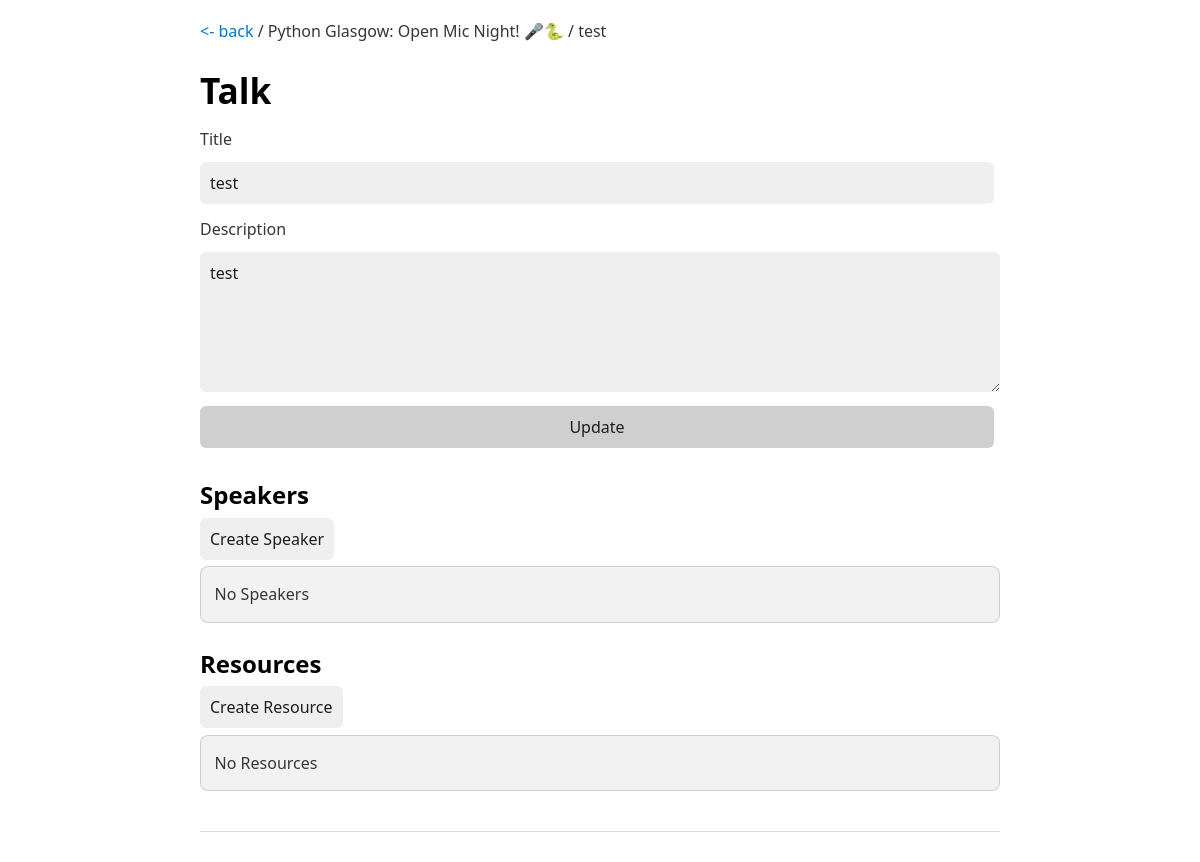
The app's page /event/1/talk/5, older data.
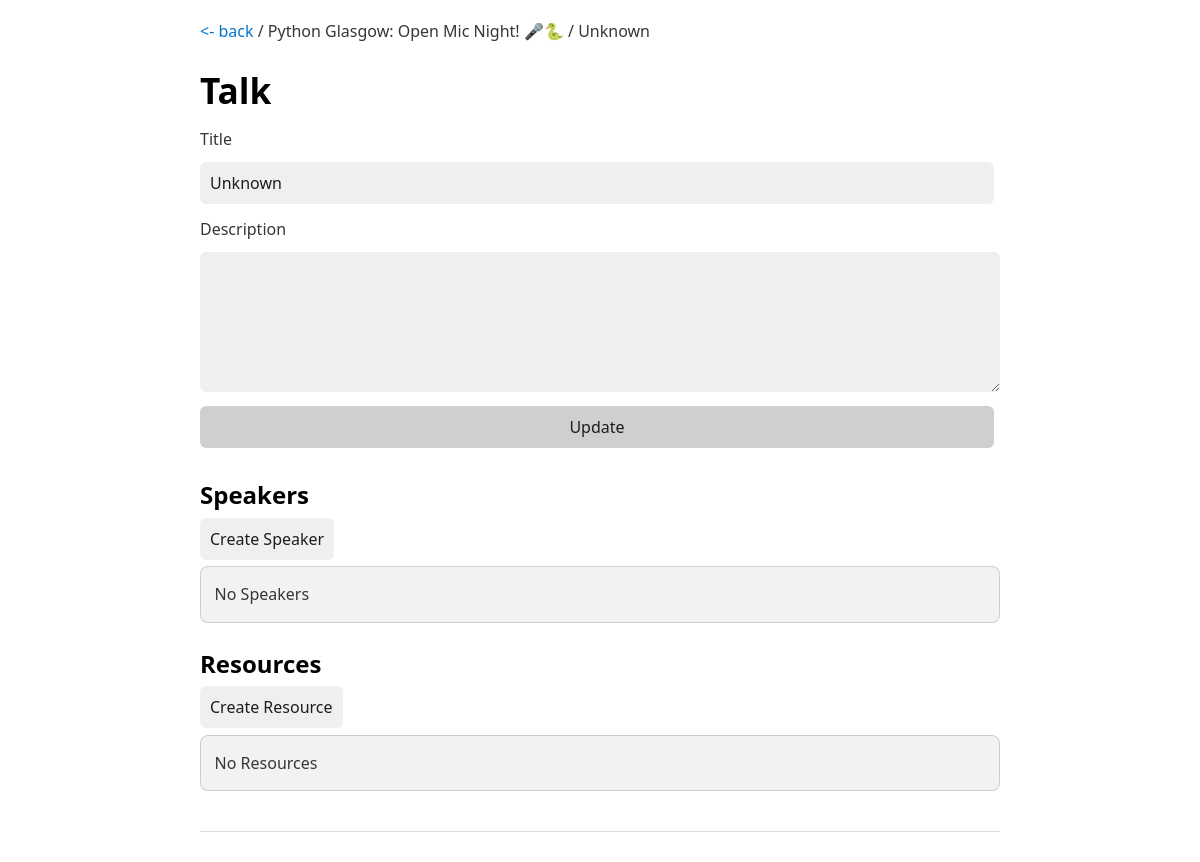
The same page, newer data.
### app/models/talks.py (models this page shows, shortened)
class Talks(db.Model):
    talk_id = s.Column(s.Integer, primary_key=True)
    fk_event_id = s.Column(s.Integer, s.ForeignKey("events.event_id"))
    title = s.Column(s.String(255))
    description = s.Column(s.String(255))
    rel_talk_resources = s.orm.relationship("TalkResources")
    rel_talk_speakers = s.orm.relationship("TalkSpeakers")
    @classmethod
    def get_by_id(cls, talk_id):
        se_ = s.select(cls).where(cls.talk_id == talk_id)
        re_ = db.session.execute(se_).scalars().first()
        return re_

### app/__init__.py (the view)
    @app.get("/event/<int:event_id>/talk/<int:talk_id>")
    def talk(event_id: int, talk_id: int):
        event_ = Events.get_by_id(event_id)
        talk_ = Talks.get_by_id(talk_id)
        return render_template("talk.html", event=event_, talk=talk_)

### app/models/events.py (called while the page is built)
    @classmethod
    def get_by_id(cls, event_id):
        se_ = s.select(cls).where(cls.event_id == event_id)
        re_ = db.session.execute(se_).scalars().first()
        return re_

### app/templates/talk.html (shortened to what this page needs)
<!DOCTYPE html>
<html lang="en">
<head>
    {% include 'includes/head.html' %}
</head>
<body>
<header>
    <div class="top-link">
        <a href="{{ url_for('event', event_id=event.event_id) }}"><- back</a> /
        {{ event.title }} /
        {{ talk.title }}
    </div>
    <h1>Talk</h1>
</header>
<main x-data="talk_" x-init="setup('{{ event.event_id }}', '{{ talk.talk_id }}')">
    <form action="{{ url_for('talk_update', event_id=event.event_id, talk_id=talk.talk_id) }}"
          method="post"
          class="form">
        <label for="title">Title</label>
        <input id="title" type="text" name="title" value="{{ talk.title }}">
        <label for="description">Description</label>
        <textarea id="description" name="description">{{ talk.description }}</textarea>
        <button type="submit">Update</button>
    </form>
    <h2>Speakers</h2>
    <div class="top-link">
        <a class="a-button" @click="create_speaker_dialog.showModal()">Create Speaker</a>
    </div>
    <div class="box" x-show="speakers.length === 0" x-cloak>
        <p>No Speakers</p>
    </div>
    <h2>Resources</h2>
    <div class="top-link">
        <a class="a-button" @click="create_resource_dialog.showModal()">Create Resource</a>
    </div>
    <div class="box" x-show="resources.length === 0" x-cloak>
        <p>No Resources</p>
    </div>
</main>
<footer>
</footer>
</body>
</html>

Row changes from the older to the newer data that the page shows:
changed Talks: title "test" → "Unknown"; description "test" → (not shown)
